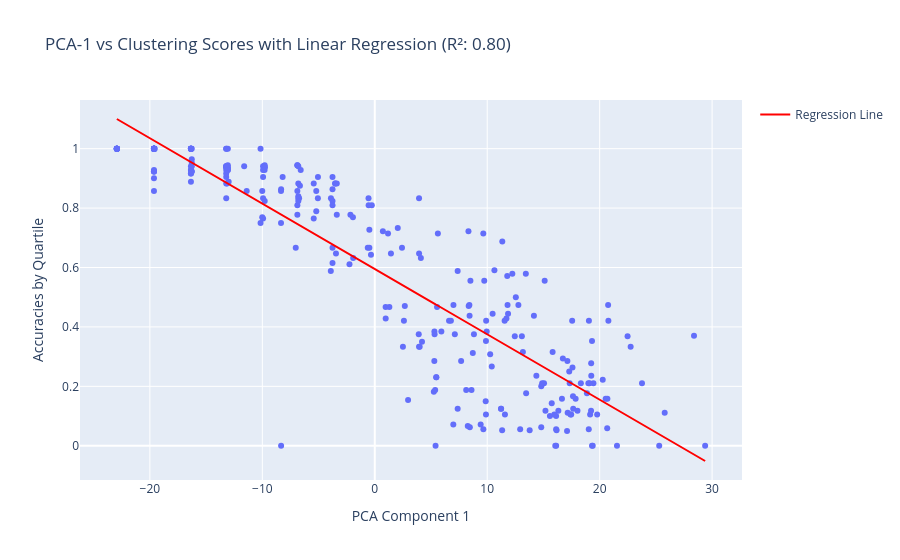

Write notebook code for a chart like this one.
### Markdown cell above
### Visualise clustering

### Code cell
import numpy as np
from sklearn.linear_model import LinearRegression
import plotly.express as px
import plotly.graph_objects as go
from sklearn.decomposition import PCA

# Assuming X and labels are defined
# Reduce dimensionality to 2D for visualization
pca = PCA(n_components=2)
reduced_features = pca.fit_transform(features)

# Extract the first principal component (PCA-1)
pca_1 = reduced_features[:, 0]

# Reshape for sklearn (expects 2D array for features)
pca_1_reshaped = pca_1.reshape(-1, 1) #features#

# Initialize and fit the linear regression model
reg = LinearRegression()
reg.fit(pca_1_reshaped, accs_by_q)

# Predict clustering scores based on PCA-1
predicted_scores = reg.predict(pca_1_reshaped)

# Get the regression coefficient and intercept
slope = reg.coef_[0]
intercept = reg.intercept_

print(f"Linear Regression Slope (Coefficient): {slope:.2f}")
print(f"Intercept: {intercept:.2f}")
print(f"R-squared: {reg.score(pca_1_reshaped, accs_by_q):.2f}")

# Plotting PCA-1 vs. clustering scores with regression line
fig = px.scatter(
    x=pca_1,
    y=accs_by_q,
    labels={'x': 'PCA Component 1', 'y': 'Accuracies by Quartile'},
    title=f'PCA-1 vs Clustering Scores with Linear Regression (R²: {reg.score(pca_1_reshaped, accs_by_q):.2f})'
)

df = pd.DataFrame({'X': pca_1, 'Y':predicted_scores})

# Add the regression line to the plot
fig.add_traces(
    go.Scatter(
        x=pca_1,
        y=predicted_scores,
        mode='lines',
        line=dict(color='red'),
        name='Regression Line'
    )
)

fig.show()

# look at what PCA 1 is -- correlate with known features -- branching, depth, etc
# loadings -- how input dimensions correspond with the output ones

### Figure 1 — Plotly figure (JSON) as saved in the notebook; plotly's stock layout.template omitted (floating-point values rounded to 4 significant figures; data arrays with more than 128 entries replaced by an {"elided": "..."} marker saying what was removed)
{"data": [{"hovertemplate": "PCA Component 1=%{x}<br>Accuracies by Quartile=%{y}<extra></extra>", "legendgroup": "", "marker": {"color": "#636efa", "symbol": "circle"}, "mode": "markers", "name": "", "orientation": "v", "showlegend": false, "type": "scatter", "x": {"elided": "288 float values"}, "xaxis": "x", "y": {"elided": "288 float values"}, "yaxis": "y"}, {"line": {"color": "red"}, "mode": "lines", "name": "Regression Line", "type": "scatter", "x": {"elided": "288 float values"}, "y": {"elided": "288 float values"}}], "layout": {"autosize": true, "legend": {"tracegroupgap": 0}, "title": {"text": "PCA-1 vs Clustering Scores with Linear Regression (R²: 0.80)"}, "xaxis": {"anchor": "y", "autorange": true, "domain": [0, 1], "range": [-26.22, 32.66], "title": {"text": "PCA Component 1"}, "type": "linear"}, "yaxis": {"anchor": "x", "autorange": true, "domain": [0, 1], "range": [-0.1152, 1.164], "title": {"text": "Accuracies by Quartile"}, "type": "linear"}}}
